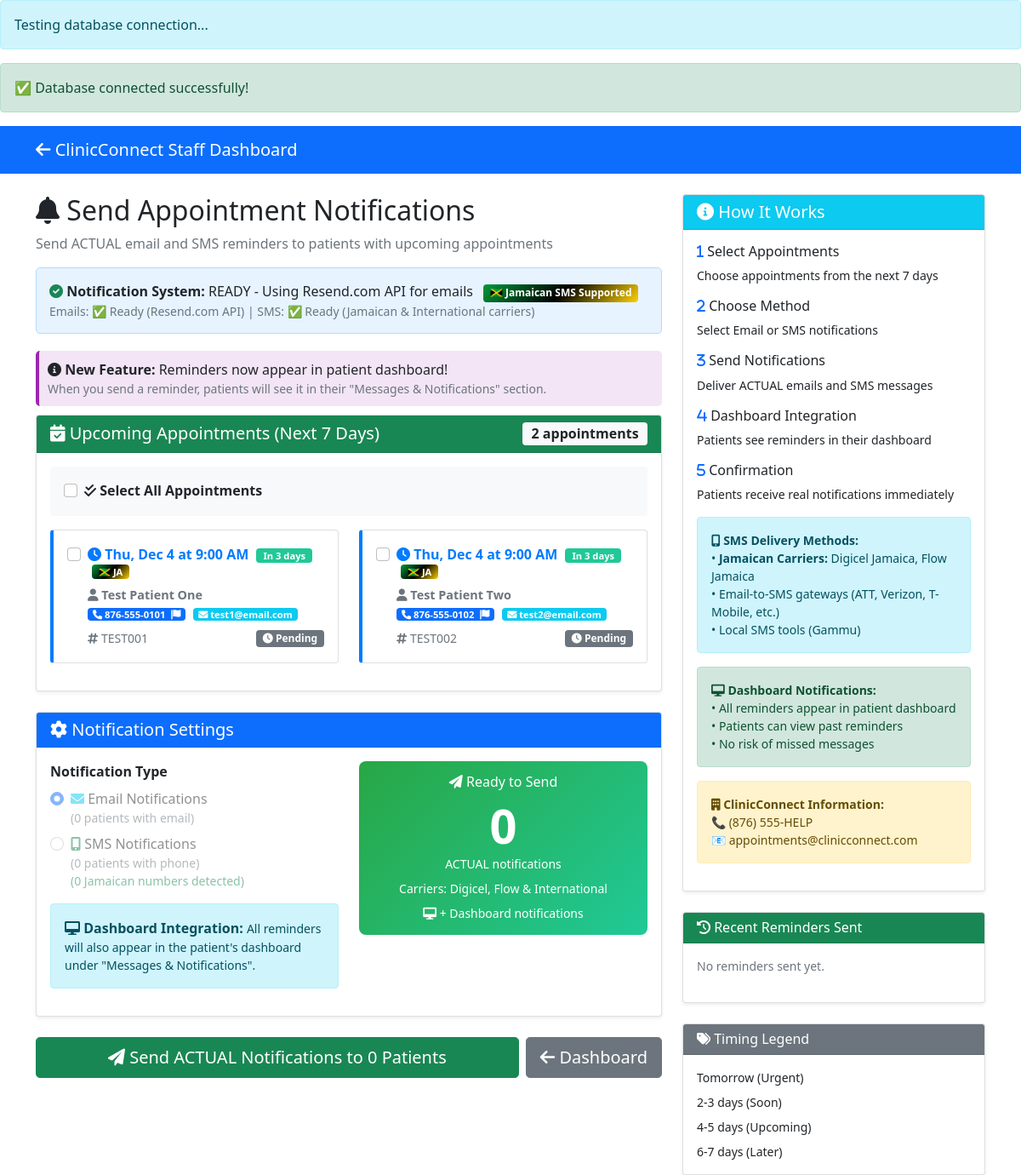
The app's page /dashboard/reminders.php, older data.
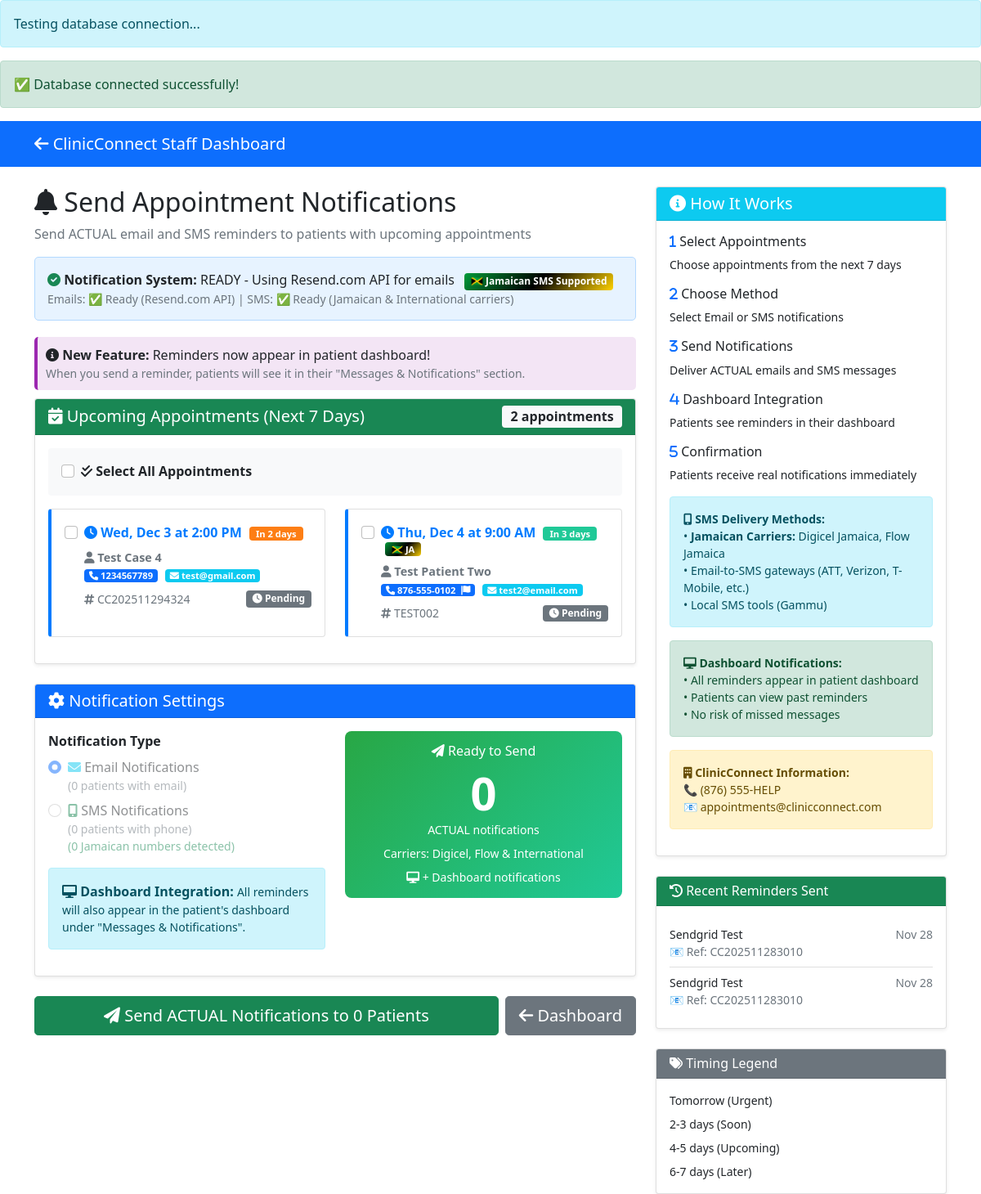
The same page, newer data.
### tables this page shows
CREATE TABLE `appointments` (
  `id` int(11) NOT NULL,
  `patient_name` varchar(255) NOT NULL,
  `patient_email` varchar(255) DEFAULT NULL,
  `patient_phone` varchar(20) DEFAULT NULL,
  `appointment_date` date NOT NULL,
  `appointment_time` time NOT NULL,
  `reason` text DEFAULT NULL,
  `status` varchar(20) DEFAULT 'booked',
  `booking_reference` varchar(50) DEFAULT NULL,
  `created_at` timestamp NOT NULL DEFAULT current_timestamp(),
  `reminder_sent` tinyint(1) DEFAULT 0,
  `reminder_sent_at` datetime DEFAULT NULL
);

CREATE TABLE `reminder_logs` (
  `id` int(11) NOT NULL,
  `appointment_id` int(11) NOT NULL,
  `reminder_type` enum('email','sms') NOT NULL,
  `sent_at` datetime NOT NULL,
  `status` enum('sent','failed') NOT NULL,
  `error_message` text DEFAULT NULL,
  `created_at` timestamp NOT NULL DEFAULT current_timestamp()
);

### dashboard/reminders.php (the view, shortened to what the changed rows need)
<?php
include __DIR__ . '/../includes/config.php';
$stmt = $pdo->prepare("
    SELECT a.*,
           CONCAT(a.appointment_date, ' ', a.appointment_time) as appointment_datetime
    FROM appointments a
    WHERE a.status = 'booked'
    AND CONCAT(a.appointment_date, ' ', a.appointment_time) BETWEEN
        DATE_ADD(NOW(), INTERVAL 1 DAY) AND DATE_ADD(NOW(), INTERVAL 7 DAY)
    ORDER BY a.appointment_date, a.appointment_time
");
$stmt->execute();
$upcoming_appointments = $stmt->fetchAll();
function isJamaicanNumber($phone) {
    $patterns = [
        '/^876\d{7}$/',
        '/^1?876\d{7}$/',
        '/^\d{7}$/',
        '/^\+1876\d{7}$/'
    ];
    foreach ($patterns as $pattern) {
        if (preg_match($pattern, $phone)) {
            return true;
        }
    }
    return false;
}
?>
<!DOCTYPE html>
<html lang="en">
<head>
    <link href="https://cdn.jsdelivr.net/npm/bootstrap@5.1.3/dist/css/bootstrap.min.css" rel="stylesheet">
    <link rel="stylesheet" href="https://cdnjs.cloudflare.com/ajax/libs/font-awesome/6.0.0/css/all.min.css">
</head>
<body>
    <div class="container mt-4">
        <div class="row">
            <div class="col-md-8">
                <h2><i class="fas fa-bell"></i> Send Appointment Notifications</h2>
                <form method="POST" id="remindersForm">
                    <div class="card shadow-sm">
                        <div class="card-body">
                            <?php if (count($upcoming_appointments) > 0): ?>
                                <div class="row">
                                    <?php foreach ($upcoming_appointments as $appointment):
                                        $appointment_datetime = strtotime($appointment['appointment_date'] . ' ' . $appointment['appointment_time']);
                                        $current_datetime = time();
                                        $days_until = ceil(($appointment_datetime - $current_datetime) / (60 * 60 * 24));
                                        if ($days_until <= 1) {
                                            $badge_class = 'urgent';
                                            $days_text = 'Tomorrow';
                                        } elseif ($days_until <= 2) {
                                            $badge_class = 'soon';
                                            $days_text = 'In ' . $days_until . ' days';
                                        } elseif ($days_until <= 4) {
                                            $badge_class = 'upcoming';
                                            $days_text = 'In ' . $days_until . ' days';
                                        } else {
                                            $badge_class = 'later';
                                            $days_text = 'In ' . $days_until . ' days';
                                        }
                                        $clean_phone = preg_replace('/[^0-9]/', '', $appointment['patient_phone'] ?? '');
                                        $is_jamaican = isJamaicanNumber($clean_phone);
                                    ?>
                                    <div class="col-md-6 mb-3">
                                        <div class="card reminder-card h-100">
                                            <div class="card-body">
                                                <div class="form-check h-100">
                                                    <input class="form-check-input appointment-checkbox"
                                                           type="checkbox"
                                                           name="selected_appointments[]"
                                                           value="<?= $appointment['id']; ?>"
                                                           id="appointment_<?= $appointment['id']; ?>"
                                                           data-email="<?= htmlspecialchars($appointment['patient_email']); ?>"
                                                           data-phone="<?= htmlspecialchars($appointment['patient_phone']); ?>"
                                                           data-jamaican="<?= $is_jamaican ? 'true' : 'false' ?>">
                                                    <label class="form-check-label w-100" for="appointment_<?= $appointment['id']; ?>">
                                                        <div class="appointment-time mb-2">
                                                            <i class="fas fa-clock"></i>
                                                            <?= date('D, M j', strtotime($appointment['appointment_date'])); ?>
                                                            at <?= date('g:i A', strtotime($appointment['appointment_time'])); ?>
                                                            <span class="badge <?= $badge_class ?> days-badge"><?= $days_text ?></span>
                                                            <?php if ($is_jamaican && !empty($appointment['patient_phone'])): ?>
                                                                <span class="badge jamaican-flag days-badge">🇯🇲 JA</span>
                                                            <?php endif; ?>
                                                        </div>
                                                        <div class="patient-info mb-2">
                                                            <strong>
                                                                <i class="fas fa-user"></i>
                                                                <?= htmlspecialchars($appointment['patient_name']); ?>
                                                            </strong>
                                                            <br>
                                                            <?php if (!empty($appointment['patient_phone'])): ?>
                                                                <span class="badge bg-primary contact-badge">
                                                                    <i class="fas fa-phone"></i>
                                                                    <?= htmlspecialchars($appointment['patient_phone']); ?>
                                                                    <?php if ($is_jamaican): ?>
                                                                        <i class="fas fa-flag ms-1"></i>
                                                                    <?php endif; ?>
                                                                </span>
                                                            <?php endif; ?>
                                                            <?php if (!empty($appointment['patient_email'])): ?>
                                                                <span class="badge bg-info contact-badge">
                                                                    <i class="fas fa-envelope"></i> <?= htmlspecialchars($appointment['patient_email']); ?>
                                                                </span>
                                                            <?php endif; ?>
                                                        </div>
                                                        <div class="d-flex justify-content-between align-items-center">
                                                            <small class="text-muted">
                                                                <i class="fas fa-hashtag"></i>
                                                                <?= $appointment['booking_reference']; ?>
                                                            </small>
                                                            <?php if ($appointment['reminder_sent']): ?>
                                                                <span class="badge bg-success">
                                                                    <i class="fas fa-check"></i> Notified
                                                                </span>
                                                            <?php else: ?>
                                                                <span class="badge bg-secondary">
                                                                    <i class="fas fa-clock"></i> Pending
                                                                </span>
                                                            <?php endif; ?>
                                                        </div>
                                                    </label>
                                                </div>
                                            </div>
                                        </div>
                                    </div>
                                    <?php endforeach; ?>
                                </div>
                            <?php endif; ?>
                        </div>
                    </div>
                </form>
            </div>
            <div class="col-md-4">
                <div class="card shadow-sm mt-4">
                    <div class="card-body">
                        <?php
                        $recent_stmt = $pdo->prepare("
                            SELECT rl.*, a.patient_name, a.booking_reference
                            FROM reminder_logs rl
                            JOIN appointments a ON rl.appointment_id = a.id
                            ORDER BY rl.sent_at DESC
                            LIMIT 5
                        ");
                        $recent_stmt->execute();
                        $recent_reminders = $recent_stmt->fetchAll();
                        ?>
                        <?php if (empty($recent_reminders)): ?>
                            <p class="text-muted small">No reminders sent yet.</p>
                        <?php else: ?>
                            <div class="list-group list-group-flush">
                                <?php foreach ($recent_reminders as $reminder): ?>
                                <div class="list-group-item px-0 py-2">
                                    <div class="d-flex justify-content-between">
                                        <small class="text-truncate"><?= htmlspecialchars($reminder['patient_name']) ?></small>
                                        <small class="text-muted"><?= date('M j', strtotime($reminder['sent_at'])) ?></small>
                                    </div>
                                    <small class="text-muted d-block">
                                        <?= $reminder['reminder_type'] == 'email' ? '📧' : '📱' ?>
                                        Ref: <?= $reminder['booking_reference'] ?>
                                    </small>
                                </div>
                                <?php endforeach; ?>
                            </div>
                        <?php endif; ?>
                    </div>
                </div>
            </div>
        </div>
    </div>
</body>
</html>

Row changes from the older to the newer data that the page shows:
no longer on this page (row edited): appointments: appointment_date "Thu, Dec 4", appointment_time "9:00 AM", days_text "In 3 days", shows "🇯🇲 JA", patient_name "Test Patient One", patient_phone "876-555-0101", patient_email "test1@email.com", booking_reference "TEST001", reminder_sent 0 (drawn)
added appointments: appointment_date "Wed, Dec 3", appointment_time "2:00 PM", days_text "In 2 days", patient_name "Test Case 4", patient_phone "1234567789", patient_email "test@gmail.com", booking_reference "CC202511294324", reminder_sent 0 (drawn)
added reminder_logs: appointment.patient_name "Sendgrid Test", sent_at "Nov 28", appointment.booking_reference "CC202511283010"
added reminder_logs: appointment.patient_name "Sendgrid Test", sent_at "Nov 28", appointment.booking_reference "CC202511283010"
Text that changed along with them:
text no longer shown: "No reminders sent yet."
